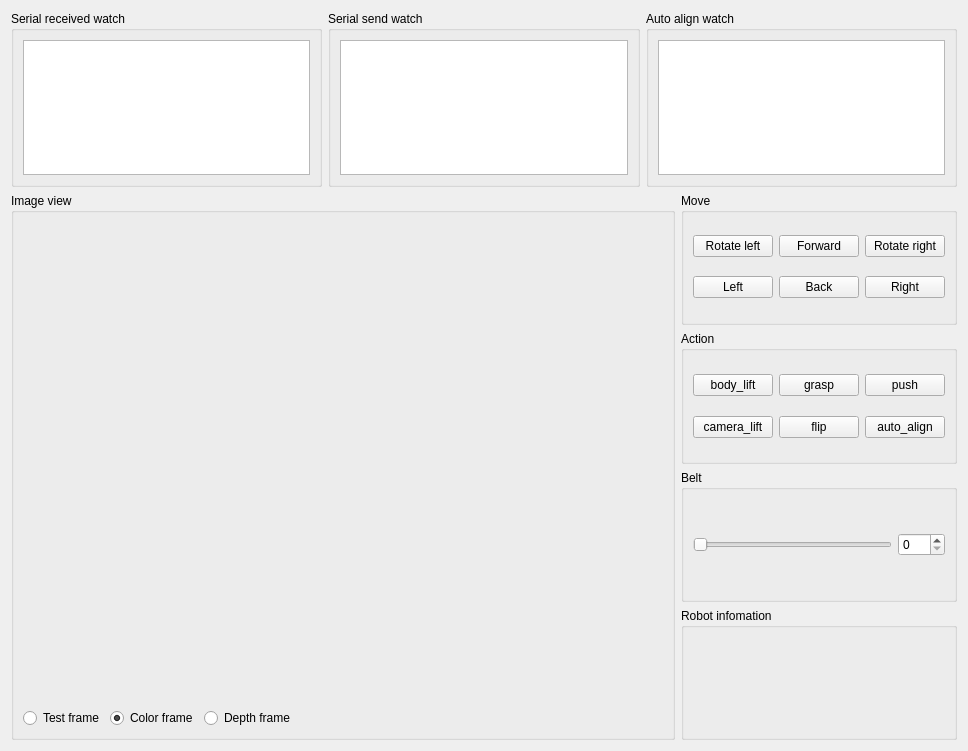
<?xml version="1.0" encoding="UTF-8"?>
<ui version="4.0">
 <class>Form</class>
 <widget class="QWidget" name="Form">
  <property name="geometry">
   <rect>
    <x>0</x>
    <y>0</y>
    <width>963</width>
    <height>751</height>
   </rect>
  </property>
  <property name="windowTitle">
   <string>Robot Test</string>
  </property>
  <layout class="QVBoxLayout" name="verticalLayout_3">
   <item>
    <layout class="QHBoxLayout" name="horizontalLayout_3">
     <item>
      <widget class="QGroupBox" name="groupBox_6">
       <property name="title">
        <string>Serial received watch</string>
       </property>
       <layout class="QVBoxLayout" name="verticalLayout_4">
        <item>
         <widget class="QPlainTextEdit" name="plainTextEdit_received">
          <property name="maximumSize">
           <size>
            <width>16777215</width>
            <height>16777215</height>
           </size>
          </property>
          <property name="readOnly">
           <bool>true</bool>
          </property>
         </widget>
        </item>
       </layout>
      </widget>
     </item>
     <item>
      <widget class="QGroupBox" name="groupBox_8">
       <property name="title">
        <string>Serial send watch</string>
       </property>
       <layout class="QVBoxLayout" name="verticalLayout_5">
        <item>
         <widget class="QPlainTextEdit" name="plainTextEdit_send">
          <property name="maximumSize">
           <size>
            <width>16777215</width>
            <height>16777215</height>
           </size>
          </property>
          <property name="readOnly">
           <bool>true</bool>
          </property>
         </widget>
        </item>
       </layout>
      </widget>
     </item>
     <item>
      <widget class="QGroupBox" name="groupBox_7">
       <property name="title">
        <string>Auto align watch</string>
       </property>
       <layout class="QVBoxLayout" name="verticalLayout_6">
        <item>
         <widget class="QPlainTextEdit" name="plainTextEdit_align">
          <property name="maximumSize">
           <size>
            <width>16777215</width>
            <height>16777215</height>
           </size>
          </property>
         </widget>
        </item>
       </layout>
      </widget>
     </item>
    </layout>
   </item>
   <item>
    <layout class="QHBoxLayout" name="horizontalLayout_2">
     <item>
      <widget class="QGroupBox" name="groupBox_3">
       <property name="sizePolicy">
        <sizepolicy hsizetype="Preferred" vsizetype="Preferred">
         <horstretch>0</horstretch>
         <verstretch>0</verstretch>
        </sizepolicy>
       </property>
       <property name="title">
        <string>Image view</string>
       </property>
       <layout class="QVBoxLayout" name="verticalLayout">
        <item>
         <widget class="QLabel" name="label_image">
          <property name="minimumSize">
           <size>
            <width>640</width>
            <height>480</height>
           </size>
          </property>
          <property name="maximumSize">
           <size>
            <width>640</width>
            <height>480</height>
           </size>
          </property>
          <property name="text">
           <string/>
          </property>
         </widget>
        </item>
        <item>
         <layout class="QHBoxLayout" name="horizontalLayout_4">
          <item>
           <widget class="QRadioButton" name="radioButton_test">
            <property name="text">
             <string>Test frame</string>
            </property>
            <property name="checked">
             <bool>false</bool>
            </property>
           </widget>
          </item>
          <item>
           <widget class="QRadioButton" name="radioButton_color">
            <property name="text">
             <string>Color frame</string>
            </property>
            <property name="checked">
             <bool>true</bool>
            </property>
           </widget>
          </item>
          <item>
           <widget class="QRadioButton" name="radioButton_depth">
            <property name="text">
             <string>Depth frame</string>
            </property>
           </widget>
          </item>
          <item>
           <spacer name="horizontalSpacer_2">
            <property name="orientation">
             <enum>Qt::Horizontal</enum>
            </property>
            <property name="sizeHint" stdset="0">
             <size>
              <width>40</width>
              <height>20</height>
             </size>
            </property>
           </spacer>
          </item>
         </layout>
        </item>
       </layout>
      </widget>
     </item>
     <item>
      <layout class="QVBoxLayout" name="verticalLayout_2">
       <item>
        <widget class="QGroupBox" name="groupBox">
         <property name="title">
          <string>Move</string>
         </property>
         <layout class="QGridLayout" name="gridLayout">
          <item row="0" column="0">
           <widget class="QPushButton" name="pushButton_rleft">
            <property name="text">
             <string>Rotate left</string>
            </property>
           </widget>
          </item>
          <item row="0" column="1">
           <widget class="QPushButton" name="pushButton_forward">
            <property name="text">
             <string>Forward</string>
            </property>
           </widget>
          </item>
          <item row="0" column="2">
           <widget class="QPushButton" name="pushButton_rright">
            <property name="text">
             <string>Rotate right</string>
            </property>
           </widget>
          </item>
          <item row="1" column="0">
           <widget class="QPushButton" name="pushButton_left">
            <property name="text">
             <string>Left</string>
            </property>
           </widget>
          </item>
          <item row="1" column="1">
           <widget class="QPushButton" name="pushButton_back">
            <property name="text">
             <string>Back</string>
            </property>
           </widget>
          </item>
          <item row="1" column="2">
           <widget class="QPushButton" name="pushButton_right">
            <property name="text">
             <string>Right</string>
            </property>
           </widget>
          </item>
         </layout>
        </widget>
       </item>
       <item>
        <widget class="QGroupBox" name="groupBox_2">
         <property name="title">
          <string>Action</string>
         </property>
         <layout class="QGridLayout" name="gridLayout_2">
          <item row="0" column="0">
           <widget class="QPushButton" name="pushButton_body_lift">
            <property name="text">
             <string>body_lift</string>
            </property>
           </widget>
          </item>
          <item row="1" column="0">
           <widget class="QPushButton" name="pushButton_camera_lift">
            <property name="text">
             <string>camera_lift</string>
            </property>
           </widget>
          </item>
          <item row="0" column="1">
           <widget class="QPushButton" name="pushButton_grasp">
            <property name="text">
             <string>grasp</string>
            </property>
           </widget>
          </item>
          <item row="0" column="2">
           <widget class="QPushButton" name="pushButton_push">
            <property name="text">
             <string>push</string>
            </property>
           </widget>
          </item>
          <item row="1" column="2">
           <widget class="QPushButton" name="pushButton_auto_align">
            <property name="text">
             <string>auto_align</string>
            </property>
           </widget>
          </item>
          <item row="1" column="1">
           <widget class="QPushButton" name="pushButton_flip">
            <property name="text">
             <string>flip</string>
            </property>
           </widget>
          </item>
         </layout>
        </widget>
       </item>
       <item>
        <widget class="QGroupBox" name="groupBox_5">
         <property name="title">
          <string>Belt</string>
         </property>
         <layout class="QHBoxLayout" name="horizontalLayout">
          <item>
           <widget class="QSlider" name="slider_belt">
            <property name="maximum">
             <number>450</number>
            </property>
            <property name="pageStep">
             <number>50</number>
            </property>
            <property name="orientation">
             <enum>Qt::Horizontal</enum>
            </property>
            <property name="tickPosition">
             <enum>QSlider::NoTicks</enum>
            </property>
            <property name="tickInterval">
             <number>0</number>
            </property>
           </widget>
          </item>
          <item>
           <widget class="QSpinBox" name="spinBox_belt">
            <property name="maximum">
             <number>450</number>
            </property>
           </widget>
          </item>
         </layout>
        </widget>
       </item>
       <item>
        <widget class="QGroupBox" name="groupBox_4">
         <property name="title">
          <string>Robot infomation</string>
         </property>
        </widget>
       </item>
      </layout>
     </item>
    </layout>
   </item>
  </layout>
 </widget>
 <resources/>
 <connections>
  <connection>
   <sender>slider_belt</sender>
   <signal>valueChanged(int)</signal>
   <receiver>spinBox_belt</receiver>
   <slot>setValue(int)</slot>
   <hints>
    <hint type="sourcelabel">
     <x>669</x>
     <y>302</y>
    </hint>
    <hint type="destinationlabel">
     <x>753</x>
     <y>301</y>
    </hint>
   </hints>
  </connection>
  <connection>
   <sender>spinBox_belt</sender>
   <signal>valueChanged(int)</signal>
   <receiver>slider_belt</receiver>
   <slot>setValue(int)</slot>
   <hints>
    <hint type="sourcelabel">
     <x>754</x>
     <y>290</y>
    </hint>
    <hint type="destinationlabel">
     <x>643</x>
     <y>304</y>
    </hint>
   </hints>
  </connection>
 </connections>
</ui>
